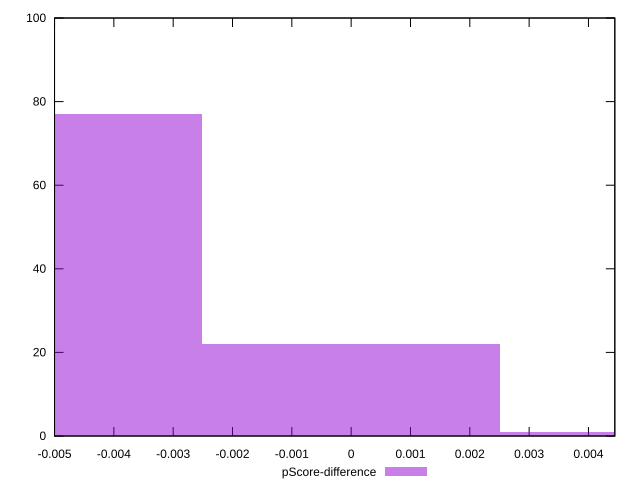

This chart was generated by the following gnuplot code:
reset

$pScoreDifference <<EOF
-0.005030124793391908 77
0 22
0.005030124793391908 1
EOF

set key outside below
set boxwidth 0.005030124793391908
set xrange [-0.0050000000000000044:0.004444444444444473]
set yrange [0:100]
set trange [0:100]
set style fill transparent solid 0.5 noborder
set terminal svg size 640, 490 enhanced background rgb 'white'
set output "report_00016_2021-02-10T13-31-48.338Z/uses-http2/samples/pages/pScore-difference/histogram.svg"

plot $pScoreDifference title "pScore-difference" with boxes

reset
